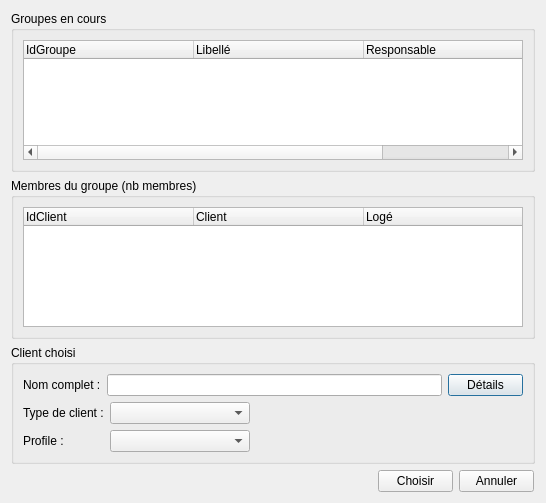
<?xml version="1.0" encoding="UTF-8"?>
<ui version="4.0">
 <class>BDChoisirUnClientDeGroupeSimple</class>
 <widget class="QDialog" name="BDChoisirUnClientDeGroupeSimple">
  <property name="geometry">
   <rect>
    <x>0</x>
    <y>0</y>
    <width>527</width>
    <height>503</height>
   </rect>
  </property>
  <property name="windowTitle">
   <string>Dialog</string>
  </property>
  <layout class="QGridLayout" name="gridLayout_4">
   <item row="0" column="0">
    <widget class="QGroupBox" name="groupBox">
     <property name="maximumSize">
      <size>
       <width>16777215</width>
       <height>16777215</height>
      </size>
     </property>
     <property name="title">
      <string>Groupes en cours</string>
     </property>
     <layout class="QGridLayout" name="gridLayout">
      <item row="0" column="0">
       <widget class="QTreeWidget" name="treeWidgetGroupesEnCours">
        <attribute name="headerDefaultSectionSize">
         <number>170</number>
        </attribute>
        <attribute name="headerStretchLastSection">
         <bool>true</bool>
        </attribute>
        <attribute name="headerDefaultSectionSize">
         <number>170</number>
        </attribute>
        <attribute name="headerStretchLastSection">
         <bool>true</bool>
        </attribute>
        <column>
         <property name="text">
          <string>IdGroupe</string>
         </property>
        </column>
        <column>
         <property name="text">
          <string>Libellé</string>
         </property>
        </column>
        <column>
         <property name="text">
          <string>Responsable</string>
         </property>
        </column>
        <column>
         <property name="text">
          <string>Nombre de personnes</string>
         </property>
        </column>
       </widget>
      </item>
     </layout>
    </widget>
   </item>
   <item row="1" column="0">
    <widget class="QGroupBox" name="groupBoxMembres">
     <property name="title">
      <string>Membres du groupe (nb membres)</string>
     </property>
     <layout class="QGridLayout" name="gridLayout_2">
      <item row="0" column="0">
       <widget class="QTreeWidget" name="treeWidgetMembres">
        <attribute name="headerDefaultSectionSize">
         <number>170</number>
        </attribute>
        <attribute name="headerStretchLastSection">
         <bool>true</bool>
        </attribute>
        <attribute name="headerDefaultSectionSize">
         <number>170</number>
        </attribute>
        <attribute name="headerStretchLastSection">
         <bool>true</bool>
        </attribute>
        <column>
         <property name="text">
          <string>IdClient</string>
         </property>
        </column>
        <column>
         <property name="text">
          <string>Client</string>
         </property>
        </column>
        <column>
         <property name="text">
          <string>Logé</string>
         </property>
        </column>
       </widget>
      </item>
     </layout>
    </widget>
   </item>
   <item row="2" column="0">
    <widget class="QGroupBox" name="groupBox_2">
     <property name="title">
      <string>Client choisi</string>
     </property>
     <layout class="QGridLayout" name="gridLayout_3">
      <item row="0" column="0">
       <layout class="QFormLayout" name="formLayout_8">
        <item row="0" column="0">
         <layout class="QFormLayout" name="formLayout_7">
          <item row="0" column="0">
           <widget class="QLabel" name="label_3">
            <property name="text">
             <string>Nom complet :</string>
            </property>
           </widget>
          </item>
          <item row="0" column="1">
           <widget class="QLineEdit" name="lineEditClientSelectionne">
            <property name="minimumSize">
             <size>
              <width>335</width>
              <height>0</height>
             </size>
            </property>
            <property name="maximumSize">
             <size>
              <width>335</width>
              <height>16777215</height>
             </size>
            </property>
            <property name="alignment">
             <set>Qt::AlignRight|Qt::AlignTrailing|Qt::AlignVCenter</set>
            </property>
            <property name="readOnly">
             <bool>true</bool>
            </property>
           </widget>
          </item>
         </layout>
        </item>
        <item row="0" column="1">
         <widget class="QPushButton" name="btn_details">
          <property name="maximumSize">
           <size>
            <width>75</width>
            <height>23</height>
           </size>
          </property>
          <property name="text">
           <string>Détails</string>
          </property>
         </widget>
        </item>
       </layout>
      </item>
      <item row="1" column="0">
       <layout class="QFormLayout" name="formLayout">
        <item row="0" column="0">
         <layout class="QVBoxLayout" name="verticalLayout">
          <item>
           <widget class="QLabel" name="label_2">
            <property name="text">
             <string>Type de client :</string>
            </property>
           </widget>
          </item>
          <item>
           <widget class="QLabel" name="label_4">
            <property name="text">
             <string>Profile :</string>
            </property>
           </widget>
          </item>
         </layout>
        </item>
        <item row="0" column="1">
         <layout class="QVBoxLayout" name="verticalLayout_2">
          <item>
           <widget class="QComboBox" name="comboBoxTypeDeClient">
            <property name="maximumSize">
             <size>
              <width>140</width>
              <height>16777215</height>
             </size>
            </property>
           </widget>
          </item>
          <item>
           <widget class="QComboBox" name="comboBoxProfile">
            <property name="maximumSize">
             <size>
              <width>140</width>
              <height>16777215</height>
             </size>
            </property>
           </widget>
          </item>
         </layout>
        </item>
       </layout>
      </item>
     </layout>
    </widget>
   </item>
   <item row="3" column="0">
    <layout class="QFormLayout" name="formLayout_2">
     <property name="formAlignment">
      <set>Qt::AlignRight|Qt::AlignTop|Qt::AlignTrailing</set>
     </property>
     <property name="rightMargin">
      <number>7</number>
     </property>
     <item row="0" column="0">
      <widget class="QPushButton" name="btn_choisir">
       <property name="maximumSize">
        <size>
         <width>75</width>
         <height>23</height>
        </size>
       </property>
       <property name="layoutDirection">
        <enum>Qt::RightToLeft</enum>
       </property>
       <property name="text">
        <string>Choisir</string>
       </property>
      </widget>
     </item>
     <item row="0" column="1">
      <widget class="QPushButton" name="btn_fermer">
       <property name="maximumSize">
        <size>
         <width>75</width>
         <height>23</height>
        </size>
       </property>
       <property name="layoutDirection">
        <enum>Qt::RightToLeft</enum>
       </property>
       <property name="text">
        <string>Annuler</string>
       </property>
      </widget>
     </item>
    </layout>
   </item>
  </layout>
 </widget>
 <resources/>
 <connections/>
</ui>
